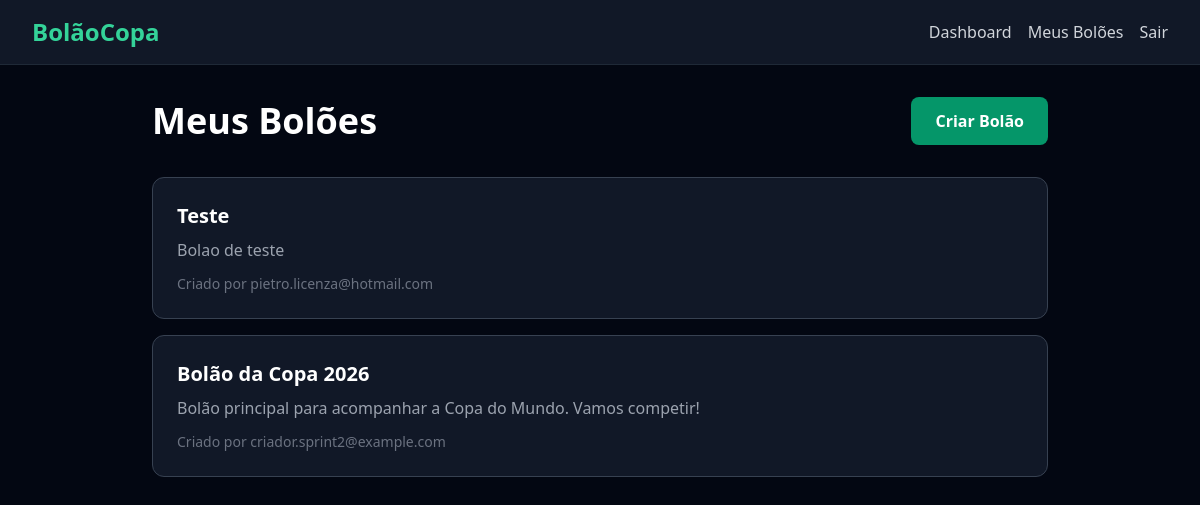
/pools/ (signed in), run on the app's committed database.
### pools/models.py (models this page shows, shortened)
class Pool(models.Model):
    name = models.CharField(max_length=100)
    description = models.TextField(blank=True)
    invite_token = models.UUIDField(default=uuid.uuid4, unique=True)
    created_by = models.ForeignKey(
        settings.AUTH_USER_MODEL,
        on_delete=models.CASCADE,
        related_name='created_pools',
    )
    created_at = models.DateTimeField(auto_now_add=True)
    updated_at = models.DateTimeField(auto_now=True)

### users/models.py (models this page shows, shortened)
class CustomUser(AbstractUser):
    email = models.EmailField(unique=True)
    created_at = models.DateTimeField(auto_now_add=True)
    updated_at = models.DateTimeField(auto_now=True)
    username = None
    USERNAME_FIELD = 'email'
    REQUIRED_FIELDS = []
    objects = CustomUserManager()

### pools/views.py (the view)
# urls.py: path('pools/', PoolListView.as_view(), name='pool_list'),
class PoolListView(LoginRequiredMixin, ListView):
    model = Pool
    template_name = 'pools/pool_list.html'
    context_object_name = 'pools'
    def get_queryset(self):
        return Pool.objects.filter(members__user=self.request.user)

### templates/pools/pool_list.html (shortened to what this page needs)
{% extends 'base.html' %}
{% block content %}
<div class='max-w-4xl mx-auto'>
    <div class='flex justify-between items-center mb-8'>
        <h1 class='text-3xl md:text-4xl font-bold text-white'>Meus Bolões</h1>
        <a href='{% url "pool_create" %}' class='bg-emerald-600 hover:bg-emerald-500 text-white font-semibold rounded-lg px-6 py-3 transition-colors duration-200'>
            Criar Bolão
        </a>
    </div>
    {% if pools %}
        <div class='grid gap-4'>
            {% for pool in pools %}
                <a href='{% url "pool_detail" pk=pool.pk %}' class='block bg-gray-900 border border-gray-700 rounded-xl p-6 hover:border-emerald-500/50 transition-colors duration-200'>
                    <h2 class='text-xl font-semibold text-white'>{{ pool.name }}</h2>
                    {% if pool.description %}
                        <p class='text-gray-400 mt-2'>{{ pool.description }}</p>
                    {% endif %}
                    <p class='text-sm text-gray-500 mt-3'>Criado por {{ pool.created_by.email }}</p>
                </a>
            {% endfor %}
        </div>
    {% endif %}
</div>
{% endblock %}

### data on the page
Pool: name "Teste", description "Bolao de teste", created_by.email "pietro.licenza@hotmail.com"
Pool: name "Bolão da Copa 2026", description "Bolão principal para acompanhar a Copa do Mundo. Vamos competir!", created_by.email "criador.sprint2@example.com"
